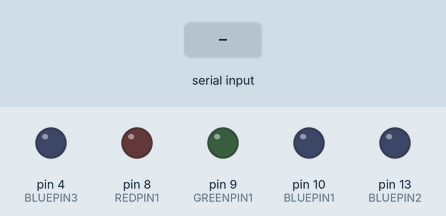
This sketch was run on a simulated Arduino Uno, built with avr-gcc and run on an emulated ATmega328P. Shown: output pins drawn as LEDs (lit = HIGH). Dashed ring = blinking. The test bench sets the inputs (shaded band).

Above: at 1.2 s.
1.3 s: "b" received over Serial
At 2.7 s:
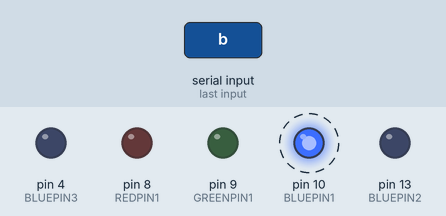
4.3 s: "e" received over Serial
At 5.7 s:
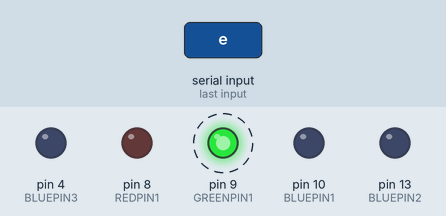
7.3 s: "h" received over Serial
At 8.7 s:
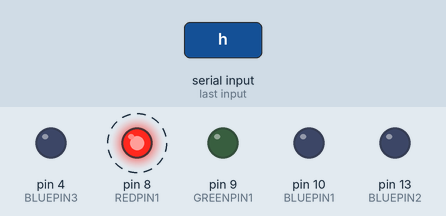
Timing chart, 0 to 11.3 s (numbered marks = the images above; inputs shaded):
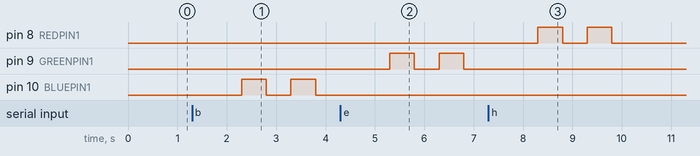

The sketch:

Fashion_Hack.ino
```cpp
#define GREENPIN1 9
#define REDPIN1 8
#define BLUEPIN1 10
#define GREENPIN2 12
#define BLUEPIN2 13
#define REDPIN2 11
#define GREENPIN3 3
#define BLUEPIN3 4
#define REDPIN3 2
//#define GREENPIN4
//#define BLUEPIN4
//#define REDPIN4
//#define GREENPIN5
//#define BLUEPIN5
//#define REDPIN5
//#define GREENPIN6
//#define BLUEPIN6
//#define REDPIN6
void setup()
{
  Serial.begin(9600);

  pinMode(BLUEPIN1, OUTPUT);
  pinMode(BLUEPIN2, OUTPUT);
  pinMode(BLUEPIN3, OUTPUT);
  //    pinMode(BLUEPIN4, OUTPUT);
  //    pinMode(BLUEPIN5, OUTPUT);
  //    pinMode(BLUEPIN6, OUTPUT);
  //
}
void loop()
{

  ///run first set of lights
  if (Serial.available() > 0) {
    String arry ;
    arry = Serial.readString();
    char a = arry[0];
    if (a == 'a') {
      runBlue(BLUEPIN1, GREENPIN1, REDPIN1, 1);
    }
    if (a == 'b') {
      runBlue(BLUEPIN1, GREENPIN1, REDPIN1, 2);
    }
    if (a == 'c') {
      runBlue(BLUEPIN1, GREENPIN1, REDPIN1, 3);
    }
    if (a == 'd') {
      runGreen(GREENPIN1, BLUEPIN1, REDPIN1, 1);
    }
    if (a == 'e') {
      runGreen(GREENPIN1, BLUEPIN1, REDPIN1, 2);
    }
    if (a == 'f') {
      runGreen(GREENPIN1, BLUEPIN1, REDPIN1, 3);
    }
    if (a == 'g') {
      runRed(REDPIN1, GREENPIN1, BLUEPIN1, 1);
    }
    if (a == 'h') {
      runRed(REDPIN1, GREENPIN1, BLUEPIN1, 2);
    }
    if (a == 'i') {
      runRed(REDPIN1, GREENPIN1, BLUEPIN1, 3);
    }
    char b = arry[1];
    if (b == 'a') {
      runBlue(BLUEPIN1, GREENPIN1, REDPIN1, 1);
    }
    if (b == 'b') {
      runBlue(BLUEPIN1, GREENPIN1, REDPIN1, 2);
    }
    if (b == 'c') {
      runBlue(BLUEPIN1, GREENPIN1, REDPIN1, 3);
    }
    if (b == 'd') {
      runGreen(GREENPIN1, BLUEPIN1, REDPIN1, 1);
    }
    if (b == 'e') {
      runGreen(GREENPIN1, BLUEPIN1, REDPIN1, 2);
    }
    if (b == 'f') {
      runGreen(GREENPIN1, BLUEPIN1, REDPIN1, 3);
    }
    if (b == 'g') {
      runRed(REDPIN1, GREENPIN1, BLUEPIN1, 1);
    }
    if (b == 'h') {
      runRed(REDPIN1, GREENPIN1, BLUEPIN1, 2);
    }
    if (b == 'i') {
      runRed(REDPIN1, GREENPIN1, BLUEPIN1, 3);
    }


    char c = arry[2];
    if (c == 'a') {
      runBlue(BLUEPIN3, GREENPIN3, REDPIN3, 1);
    }
    if (c == 'b') {
      runBlue(BLUEPIN3, GREENPIN3, REDPIN3, 2);
    }
    if (c == 'c') {
      runBlue(BLUEPIN3, GREENPIN3, REDPIN3, 3);
    }
    if (c == 'd') {
      runGreen(GREENPIN3, BLUEPIN3, REDPIN3, 1);
    }
    if (c == 'e') {
      runGreen(GREENPIN3, BLUEPIN3, REDPIN3, 2);
    }
    if (c == 'f') {
      runGreen(GREENPIN3, BLUEPIN3, REDPIN3, 3);
    }
    if (c == 'g') {
      runRed(REDPIN3, GREENPIN3, BLUEPIN3, 1);
    }
    if (c == 'h') {
      runRed(REDPIN3, GREENPIN3, BLUEPIN3, 2);
    }
    if (c == 'i') {
      runRed(REDPIN3, GREENPIN3, BLUEPIN1, 3);
    }


    //  ///controls the fourth set of lights
    //    char d = arry[3];
    //    if (d == 'a') {
    //      runBlue(BLUEPIN4, GREENPIN4, REDPIN4, 1);
    //    }
    //    if (d == 'b') {
    //      runBlue(BLUEPIN4, GREENPIN4, REDPIN4, 2);
    //    }
    //    if (d == 'c') {
    //      runBlue(BLUEPIN4, GREENPIN4, REDPIN4, 3);
    //    }
    //    if (d == 'd') {
    //      runGreen(GREENPIN4, BLUEPIN4, REDPIN4, 1);
    //    }
    //    if (d == 'e') {
    //      runGreen(GREENPIN4, BLUEPIN4, REDPIN4, 2);
    //    }
    //    if (d == 'f') {
    //      runGreen(GREENPIN4, BLUEPIN4, REDPIN4, 3);
    //    }
    //    if (d == 'g') {
    //      runRed(REDPIN4, GREENPIN4, BLUEPIN4, 1);
    //    }
    //    if (d == 'h') {
    //      runRed(REDPIN4, GREENPIN4, BLUEPIN4, 2);
    //    }
    //    if (d == 'i') {
    //      runRed(REDPIN1, GREENPIN1, BLUEPIN1, 3);
    //    }
    //
    //
    //  /////controls the fifth set of lights
    //    char e = arry[4];
    //    if (e == 'a') {
    //      runBlue(BLUEPIN5, GREENPIN5, REDPIN1, 5);
    //    }
    //    if (e == 'b') {
    //      runBlue(BLUEPIN5, GREENPIN5, REDPIN5, 2);
    //    }
    //    if (e == 'c') {
    //      runBlue(BLUEPIN5, GREENPIN5, REDPIN5, 3);
    //    }
    //    if (e == 'd') {
    //      runGreen(GREENPIN5, BLUEPIN5, REDPIN5, 1);
    //    }
    //    if (e == 'e') {
    //      runGreen(GREENPIN5, BLUEPIN5, REDPIN5, 2);
    //    }
    //    if (e == 'f') {
    //      runGreen(GREENPIN5, BLUEPIN5, REDPIN5, 3);
    //    }
    //    if (e == 'g') {
    //      runRed(REDPIN5, GREENPIN5, BLUEPIN5, 1);
    //    }
    //    if (e == 'h') {
    //      runRed(REDPIN5, GREENPIN5, BLUEPIN5, 2);
    //    }
    //    if (e == 'i') {
    //      runRed(REDPIN5, GREENPIN5, BLUEPIN5, 3);
    //    }
    //
    //
    //  ///controls the sixth set of lights
    //    char f = arry[5];
    //    if (f == 'a') {
    //      runBlue(BlUEPIN6, GREENPIN6, REDPIN6, 1);
    //    }
    //    if (f == 'b') {
    //      runBlue(BlUEPIN6, GREENPIN6, REDPIN6, 2);
    //    }
    //    if (f == 'c') {
    //      runBlue(BlUEPIN6, GREENPIN6, REDPIN6, 3);
    //    }
    //    if (f == 'd') {
    //      runGreen(GREENPIN6, BLUEPIN6, REDPIN6, 1);
    //    }
    //    if (f == 'e') {
    //      runGreen(GREENPIN6, BLUEPIN6, REDPIN6, 2);
    //    }
    //    if (f == 'f') {
    //      runGreen(GREENPIN6, BLUEPIN6, REDPIN6, 3);
    //    }
    //    if (f == 'g') {
    //      runRed(REDPIN6, GREENPIN6, BLUEPIN6, 1);
    //    }
    //    if (f == 'h') {
    //      runRed(REDPIN6, GREENPIN6, BLUEPIN6, 2);
    //    }
    //    if (f == 'i') {
    //      runRed(REDPIN6, GREENPIN6, BLUEPIN6, 3);
    //    }
    //  }
    //
    //    digitalWrite(REDPIN1, LOW);
    //    digitalWrite(BLUEPIN1, LOW);
    //    digitalWrite(GREENPIN1, LOW);
    //    delay(1000);
    //  }
    //
    //
    //
    ////  digitalWrite(REDPIN1,LOW);
    ////  digitalWrite(GREENPIN1, LOW);
    //  runBlue(BLUEPIN1,GREENPIN1, REDPIN1, 0);
    //  ///delay(10000);
    //  runBlue(BLUEPIN1, GREENPIN1, REDPIN1, 10);
    //  ///delay(1000);
    //  runBlue(BLUEPIN1, GREENPIN1, REDPIN1,10);
    //  ///delay(1000);
    //  runBlue(BLUEPIN1, GREENPIN1, REDPIN1,21);
    //  ///delay(500);
    //  runBlue(BLUEPIN1,GREENPIN1, REDPIN1, 21);
    //  ///delay(500);
    //  runBlue(BLUEPIN1,GREENPIN1, REDPIN1, 21);
    //  ///delay(500);
    //
    //
    //  runGreen(GREENPIN1, BLUEPIN1, REDPIN1, 30);
    //  ///delay(10000);
    //  runGreen(GREENPIN1, BLUEPIN1, REDPIN1, 40);
    //  ///delay(1000);
    //  runGreen(GREENPIN1, BLUEPIN1, REDPIN1, 40);
    //  ///delay(1000);
    //  runGreen(GREENPIN1, BLUEPIN1, REDPIN1, 51);
    //  ///delay(500);
    //  runGreen(GREENPIN1, BLUEPIN1, REDPIN1, 51);
    //  ///delay(500);
    //  runGreen(GREENPIN1, BLUEPIN1, REDPIN1, 51);
    //
    //
    //  runRed(REDPIN1, GREENPIN1, BLUEPIN1, 60);
    //  ///delay(10000);
    //  runRed(REDPIN1, GREENPIN1, BLUEPIN1, 70);
    //  ///delay(1000);
    //  runRed(REDPIN1, GREENPIN1, BLUEPIN1, 70);
    //  ///delay(1000);
    //  runRed(REDPIN1, GREENPIN1, BLUEPIN1, 81);
    //  ///delay(500);
    //  runRed(REDPIN1, GREENPIN1, BLUEPIN1, 81);
    //  ///delay(500);
    //  runRed(REDPIN1, GREENPIN1, BLUEPIN1, 81);

    //      int a=1000;///////////any thing between 0-255
    //      digitalWrite(GREENPIN1,HIGH);
    //      delay(a);
    //      digitalWrite(GREENPIN1,LOW);
    //      delay(a);
    //      digitalWrite(REDPIN1,LOW);
    //      delay(a);
    //      digitalWrite(REDPIN1,HIGH);
    //      delay(a);
    //      digitalWrite(BLUEPIN1,HIGH);
    //      delay(a);
    //      digitalWrite(BLUEPIN1,LOW);
    //      delay(a);
  }
}


///turns on blue to proper blink and turns red and green off
void runBlue(int bluePin, int greenPin, int redPin, int select) {

  if (select == 1) {
    pinMode(bluePin, OUTPUT);
  }
  if (select == 2) {
    digitalWrite(bluePin, HIGH);
    delay(500);
    digitalWrite(bluePin, LOW);
    delay(500);
    digitalWrite(bluePin, HIGH);
    delay(500);
    digitalWrite(bluePin, LOW);
    delay(500);
  }
  if (select == 3) {
    digitalWrite(bluePin, HIGH);
    delay(100);
    digitalWrite(bluePin, LOW);
    delay(100);
    digitalWrite(bluePin, HIGH);
    delay(100);
    digitalWrite(bluePin, LOW);
    delay(100);
    digitalWrite(bluePin, HIGH);
    delay(100);
    digitalWrite(bluePin, LOW);
    delay(100);
  }
}
///turns on green to proper blink, turns red and blue off
void runGreen(int greenPin, int bluePin, int redPin, int select) {
  pinMode(greenPin, OUTPUT);
  pinMode(bluePin, LOW);
  pinMode(redPin, LOW);
  if (select == 1) {
    pinMode(greenPin, OUTPUT);
  }
  if (select == 2) {
    digitalWrite(greenPin, HIGH);
    delay(500);
    digitalWrite(greenPin, LOW);
    delay(500);
    digitalWrite(greenPin, HIGH);
    delay(500);
    digitalWrite(greenPin, LOW);
    delay(500);
  }
  if (select == 3) {
    digitalWrite(greenPin, HIGH);
    delay(100);
    digitalWrite(greenPin, LOW);
    delay(100);
    digitalWrite(greenPin, HIGH);
    delay(100);
    digitalWrite(greenPin, LOW);
    delay(100);
    digitalWrite(greenPin, HIGH);
    delay(100);
    digitalWrite(greenPin, LOW);
    delay(100);
  }
}
////turns on the red to proper blink and shuts off blue and green
void runRed(int redPin, int greenPin, int bluePin, int select) {
  pinMode(redPin, OUTPUT);
  pinMode(greenPin, INPUT);
  pinMode(bluePin, INPUT);
  if (select == 1) {
    pinMode(redPin, OUTPUT);
  }
  if (select == 2) {
    digitalWrite(redPin, HIGH);
    delay(500);
    digitalWrite(redPin, LOW);
    delay(500);
    digitalWrite(redPin, HIGH);
    delay(500);
    digitalWrite(redPin, LOW);
    delay(500);
  }
  if (select == 3) {
    digitalWrite(redPin, HIGH);
    delay(100);
    digitalWrite(redPin, LOW);
    delay(100);
    digitalWrite(redPin, HIGH);
    delay(100);
    digitalWrite(redPin, LOW);
    delay(100);
    digitalWrite(redPin, HIGH);
    delay(100);
    digitalWrite(redPin, LOW);
    delay(100);
  }
}

//void turnOffAll() {
//  digitalWrite(REDPIN1, LOW);
//  pinMode(REDPIN1, INPUT);
//  digitalWrite(BLUEPIN1, LOW);
//  pinMode(BLUEPIN1, INPUT);
//  digitalWrite(GREENPIN1, LOW);
//  pinMode(GREENPIN1, INPUT);
//  Serial.println("off");
//}
```

Measured:
- after the input at 1.3 s, pin 10 (BLUEPIN1): alternates HIGH for 0.50 s and LOW for 0.50 s, starting after 1.0 s
- after the input at 4.3 s, pin 9 (GREENPIN1): alternates HIGH for 0.50 s and LOW for 0.50 s, starting after 1.0 s
- after the input at 7.3 s, pin 8 (REDPIN1): alternates HIGH for 0.50 s and LOW for 0.50 s, 4 changes in all, then stays LOW, starting after 1.0 s
